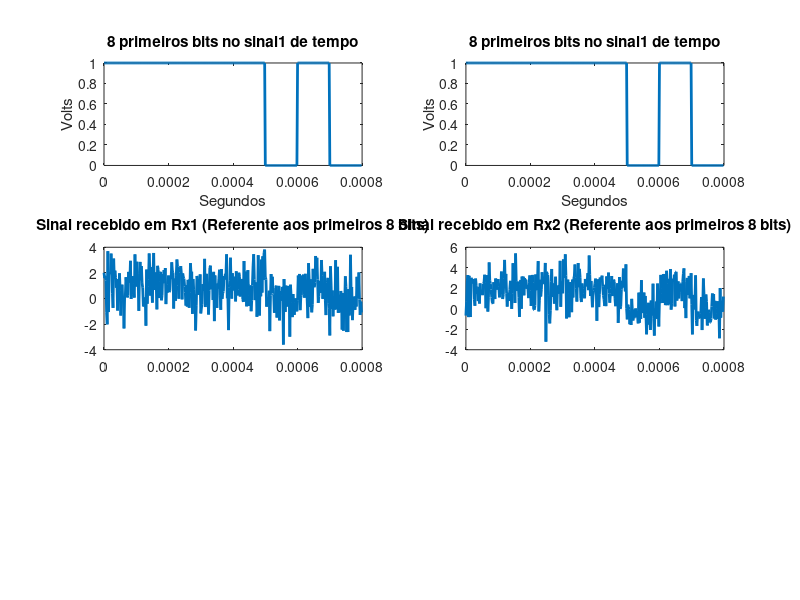
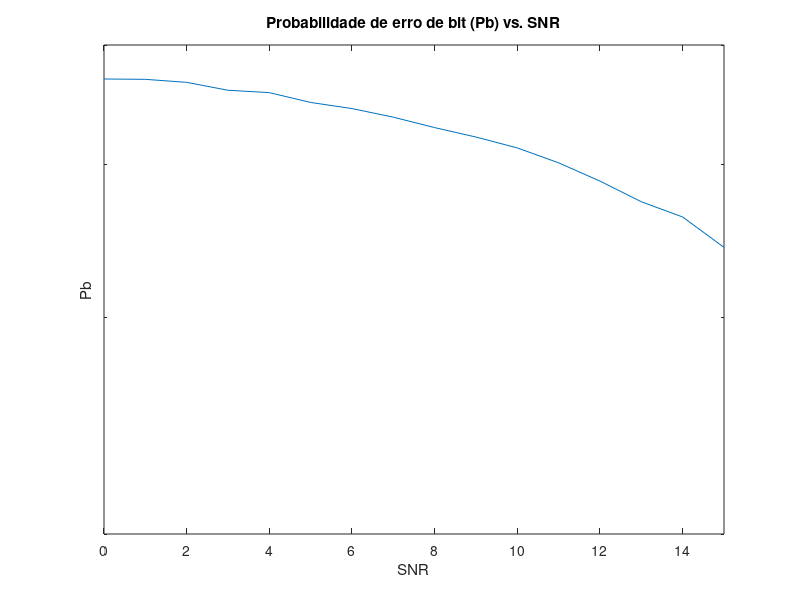

These charts were generated, in order, by the following MATLAB code:

%    Aluno: Rafael Teles Espindola
%    Relatório 3
%    Transmissão binária e análise de desempenho de erro.
%    Parte 2

%    • Fazer simulação de desempenho de erro para comparar,
%      através de um gráfico de Probabilidade de erro de bit (Pb) vs.
%      SNR, os seguintes sistemas:
%          1. Transmissão utilizando sinalização NRZ unipolar com
%             amplitude de 1V e 2V, ambos sem a utilização de filtro casado;
%          2. Transmissão utilizando sinalização NRZ unipolar com
%             amplitude de 1V, com e sem filtro casado;
%          3. Transmissão utilizando sinalização NRZ unipolar e bipolar,
%             ambos com a utilização de filtro casado;
%          4. Plote as expressões teóricas de Pb das sinalizações Polar e
%             Bipolar (eq. 3.73 e 3.76) e compare-as com os resultados da
%             simulação do item 3. Observe que as simulações anteriores
%             estão em função de SNR e as expressões em função de Eb/No!
%          5. Comentar e concluir todos os resultados

% Unipolar:
% Info:[0 1 1 0 1 0 1 1 0 1 0]  
%  1_ |   ___   _   ___   _           
%  0_ | _|   |_| |_|   |_| |_             
% -1_ |

% Bipolar:
% Info:[0 1 1 0 1 0 1 1 0 1 0]  
%         ___   _   ___   _       
%  1_ |  |   | | | |   | | |
%  0_ |--|---|-|-|-|---|-|-|- 
% -1_ | _|   |_| |_|   |_| |_ 

%%%%%%%%%%%%%%%%%%%%%%%%%%%%%%%%%%%%%%%%%%%%%%%%%%%%%%%%%%%%%%%%%%%%%%%%%%%%%%%%
close all; clear all; clc              
%%%%%%%%%%%%%%%%%%%%%%%%%%%%%%%%%%%%%%%%%%%%%%%%%%%%%%%%%%%%%%%%%%%%%%%%%%%%%%%%

% 1. 
N         = 50;                             % Cada bit/simbolo possui N amostras
A1        = 1;                              % Amplitude do sinal em volts
A2        = 2;                              % Amplitude do sinal em volts 
limiar1   = A1/2;                           % Acima disso é 1. Abaixo é 0
limiar2   = A2/2;                           % Acima disso é 1. Abaixo é 0
bits      = 100000;                         % Número de bits na informação
Rb        = 1e4;                            % Taxa de transmissão

info_bin  = randi([0 1],1,bits);            % Sequência de informação
t         = 0:1/(Rb*N):(bits/Rb)-(1/(Rb*N));% Tempo 10s

info_up1  = upsample(info_bin, N);          % Sequência pronta para filtragem
info_up2  = upsample(info_bin, N);          % Sequência pronta para filtragem

filtro_tx = ones(1,N);                      % Preparando filtro

info_tx1  = filter(filtro_tx, 1, info_up1); % Info filtrada 
info_tx2  = filter(filtro_tx, 1, info_up2); % Info filtrada 

sinal_1   = info_tx1*A1;                    % Sinal ajustado sua amplitude
sinal_2   = info_tx2*A2;                    % Sinal ajustado sua amplitude


for SNR = 0:15
    
    info_rx1  = awgn(sinal_1, SNR-10*(log10(N)));           % Info que chega ao Rx passou por um canal awgn
    info_rx2  = awgn(sinal_2, SNR-10*(log10(N)));           % Info que chega ao Rx passou por um canal awgn
    
    info1_hat = info_rx1(N:N:end) > limiar1;                % Informação binária não casada
    info2_hat = info_rx2(N:N:end) > limiar2;                % Informação binária não casada    
    
    num_erro1(SNR+1)  = sum(xor(info_bin, info1_hat));     % Número de erro
    num_erro2(SNR+1)  = sum(xor(info_bin, info2_hat));     % Número de erro
    
    taxa_erro1(SNR+1) = num_erro1(SNR+1)/length(info_bin);  % Probabilidade de erro
    taxa_erro2(SNR+1) = num_erro2(SNR+1)/length(info_bin);  % Probabilidade de erro
    
end

figure(1)
    subplot(321)
        plot(t(1, 1:8*N), info_tx1(1, 1:8*N), 'LineWidth', 2)
        title('8 primeiros bits no sinal1 de tempo')
        ylabel('Volts')
        xlabel('Segundos')
        
    subplot(322)
        plot(t(1, 1:8*N), info_tx2(1, 1:8*N), 'LineWidth', 2)
        title('8 primeiros bits no sinal1 de tempo')
        ylabel('Volts')
        xlabel('Segundos')    
        
    subplot(323)
        plot(t(1, 1:8*N), info_rx1(1, 1:8*N), 'LineWidth', 2)
        title('Sinal recebido em Rx1 (Referente aos primeiros 8 bits)')
        
    subplot(324)
        plot(t(1, 1:8*N), info_rx2(1, 1:8*N), 'LineWidth', 2)
        title('Sinal recebido em Rx2 (Referente aos primeiros 8 bits)')
   
figure(11)
    semilogy(0:15,taxa_erro1)
    title('Probabilidade de erro de bit (Pb) vs. SNR')
    xlim([0 15])
    ylim([0.2 0.5])
    xlabel('SNR')
    ylabel('Pb')
    

%%%%%%%%%%%%%%%%%%%%%%%%%%%%%%%%%%%%%%%%%%%%%%%%%%%%%%%%%%%%%%%%%%%%%%%%%%%%%%%%   

%% 2. 
%A         = 1;                             % Amplitude do sinal em volts
%N         = 10;                            % Cada bit possui N amostras 
%limiar    = A/2;                           % Acima disso é 1. Abaixo é 0
%info_bin  = [0 1 0 1 1 0 0 1 1 0 1];       % Sequência de informação
%info_up   = upsample(info_bin, N);         % Sequência pronta para filtragem
%
%filtro_tx = ones(1,N);                     % Preparando filtro
%filtro_rx = fliplr(filtro_tx);             % Preparando filtro
%
%info_tx   = filter(filtro_tx, 1, info_up); % Info filtrada/formatada pronta para enviar
%
%info_rx        = awgn(info_tx,10);                % Info que chega ao Rx passou por um canal awgn
%info_rx_filter = filter(filtro_rx, 1, info_rx)/N; % Info recebida filtrada com o filtro casado
%
%info_hat_casada     = info_rx_filter(N:N:end) > limiar; % Infomação binária casada
%info_hat_nao_casada = info_rx(N:N:end) > limiar;        % Informação binária não casada
%
%
%t = 0:1/(length(info_bin)*N):1-(1/(length(info_bin)*N)); % Tempo para os plots
%
%figure(2)
%    subplot(311)
%        plot(t, info_tx, 'LineWidth', 2)
%        ylim([-0.1*A 1.1*A])
%        title('Info original saindo de Tx')
%        
%    subplot(312)
%        plot(t, info_rx, 'LineWidth', 2)
%        title('Info Rx não filtrada com filtro casado')
%        
%    subplot(313)
%        plot(t, info_rx_filter, 'LineWidth', 2)
%        title('Info Rx filtrada com filtro casado')
%    
%%%%%%%%%%%%%%%%%%%%%%%%%%%%%%%%%%%%%%%%%%%%%%%%%%%%%%%%%%%%%%%%%%%%%%%%%%%%%%%%%
%    
%% 3.   
%A         = 1;                             % Amplitude do sinal em volts
%N         = 10;                            % Cada bit possui N amostras 
%limiar    = A/2;                           % Acima disso é 1. Abaixo é 0
%info_bin  = [0 1 0 1 1 0 0 1 1 0 1];       % Sequência de informação
%info_up   = upsample(info_bin, N);         % Sequência pronta para filtragem
%
%filtro_tx = ones(1,N);                     % Preparando filtro
%filtro_rx = fliplr(filtro_tx);             % Preparando filtro
%
%info_tx   = filter(filtro_tx, 1, info_up); % Info filtrada/formatada pronta para enviar
%
%info_rx         = awgn(info_tx,10);                 % Info que chega ao Rx passou por um canal awgn
%info_rx_filter  = filter(filtro_rx, 1, info_rx)/N;  % Info recebida filtrada com o filtro casado
%info_hat_casada = info_rx_filter(N:N:end) > limiar; % Infomação binária casada
%
%t = 0:1/(length(info_bin)*N):1-(1/(length(info_bin)*N)); % Tempo para os plots
%
%figure(3)
%    subplot(321)
%        plot(t, info_tx, 'LineWidth', 2)
%        ylim([-0.1*A 1.1*A])
%        title('Info original saindo de Tx')
%        ylabel('Volst')
%        xlabel('Segundos')
%        
%    subplot(323)
%        plot(t, info_rx, 'LineWidth', 2)
%        title('Info Rx chegando não filtrada')    
%        ylabel('Volst')
%        xlabel('Segundos')
%        
%    subplot(325)
%        plot(t, info_rx_filter, 'LineWidth', 2)
%        title('Info Rx filtrada com filtro casado')
%        ylabel('Volst')
%        xlabel('Segundos')
%        
%Ap        =  1;                            % Amplitude positiva do sinal
%An        = -1;                            % Amplitude negativa do sinal       
%N         = 10;                            % Cada bit possui N amostras 
%limiar    = (Ap+An)/2;                     % Acima disso é 1. Abaixo é 0
%info_bin  = [0 1 0 1 1 0 0 1 1 0 1];       % Sequência de informação
%info_amp  = (info_bin.*2)-1;               % Sequência tratada para seus valores bipolares
%info_up   = upsample(info_amp, N);         % Sequência pronta para filtragem
%
%filtro_tx = ones(1,N);                     % Preparando filtro
%filtro_rx = fliplr(filtro_tx);             % Preparando filtro
%
%info_tx   = filter(filtro_tx, 1, info_up); % Info filtrada/formatada pronta para enviar
%
%info_rx         = awgn(info_tx,10);                 % Info que chega ao Rx passou por um canal awgn
%info_rx_filter  = filter(filtro_rx, 1, info_rx)/N;  % Info recebida filtrada com o filtro casado
%info_hat_casada = info_rx_filter(N:N:end) > limiar; % Infomação binária casada
%
%t = 0:1/(length(info_bin)*N):1-(1/(length(info_bin)*N)); % Tempo para os plots
%
%    subplot(322)
%        plot(t, info_tx, 'LineWidth', 2)
%        ylim([1.1*An 1.1*Ap])
%        title('Info original saindo de Tx')
%        ylabel('Volst')
%        xlabel('Segundos')
%
%    subplot(324)
%        plot(t, info_rx, 'LineWidth', 2)
%        title('Info Rx chegando não filtrada')    
%        ylabel('Volst')
%        xlabel('Segundos')
%        
%    subplot(326)
%        plot(t, info_rx_filter, 'LineWidth', 2)
%        title('Info Rx filtrada com filtro casado')
%        ylabel('Volst')
%        xlabel('Segundos')    
%
%%%%%%%%%%%%%%%%%%%%%%%%%%%%%%%%%%%%%%%%%%%%%%%%%%%%%%%%%%%%%%%%%%%%%%%%%%%%%%%%%
%
%% 4.
